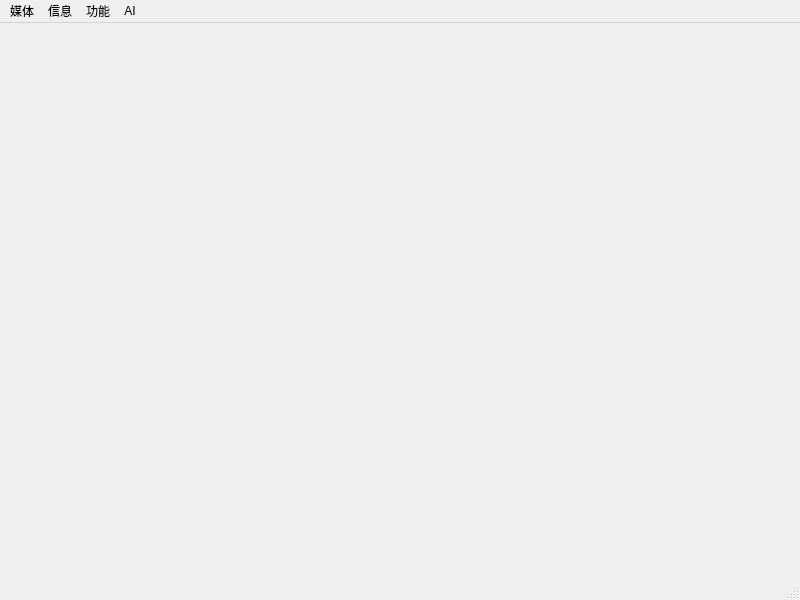
<?xml version="1.0" encoding="UTF-8"?>
<ui version="4.0">
 <class>MainWindow</class>
 <widget class="QMainWindow" name="MainWindow">
  <property name="geometry">
   <rect>
    <x>0</x>
    <y>0</y>
    <width>800</width>
    <height>600</height>
   </rect>
  </property>
  <property name="windowTitle">
   <string>HiBoat</string>
  </property>
  <property name="windowIcon">
   <iconset resource="../resource.qrc">
    <normaloff>:/windows/resource/windows/alive.png</normaloff>:/windows/resource/windows/alive.png</iconset>
  </property>
  <widget class="QWidget" name="centralwidget"/>
  <widget class="QMenuBar" name="menubar">
   <property name="geometry">
    <rect>
     <x>0</x>
     <y>0</y>
     <width>800</width>
     <height>23</height>
    </rect>
   </property>
   <widget class="QMenu" name="menu">
    <property name="title">
     <string>媒体</string>
    </property>
    <addaction name="action"/>
   </widget>
   <widget class="QMenu" name="menu11111">
    <property name="title">
     <string>信息</string>
    </property>
   </widget>
   <widget class="QMenu" name="menu22222">
    <property name="title">
     <string>功能</string>
    </property>
   </widget>
   <widget class="QMenu" name="menuAI">
    <property name="title">
     <string>AI</string>
    </property>
   </widget>
   <addaction name="menu"/>
   <addaction name="menu11111"/>
   <addaction name="menu22222"/>
   <addaction name="menuAI"/>
  </widget>
  <widget class="QStatusBar" name="statusbar"/>
  <action name="action">
   <property name="text">
    <string>打开本地文件</string>
   </property>
  </action>
 </widget>
 <resources>
  <include location="../resource.qrc"/>
 </resources>
 <connections/>
</ui>
